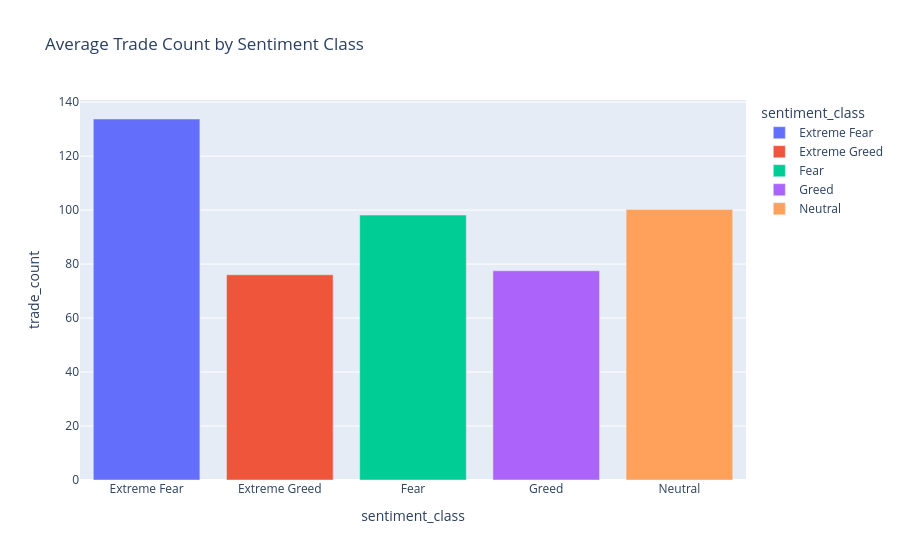

Notebook code cell kept with this figure:
### Markdown cell above
Avg Win Rate by Sentiment Class - Win Rate is not equal to Profitability

**Insight: Higher Win Rates Don't Drive Higher PnL**

| Sentiment | Win Rate | Avg PnL | Implication |
|-----------|----------|---------|-------------|
| Extreme Greed | 38.6%  | $5,162 | More wins, but smaller |
| Fear | 36.4% | **$5,329** | Fewer wins, **larger wins** |
| Neutral | 35.5% | $3,439 | Balanced |
| Greed | 34.4% | $3,318 | Poor wins + poor sizing |
| Extreme Fear | 33.0% | $4,619 | Lowest win%, still profitable |

**Key Finding:** Win rate and PnL are **weakly correlated** (r = 0.211). Fear regime has **lowest win rate (33%)** but **highest PnL ($5,329)**. This means:
- **Traders prioritize loss size over frequency** in Fear (cutting losses fast, letting winners run)
- **Traders chase in Extreme Greed** (high win rate but small winners offset by few large losses)

**Action:** Stop optimizing for win rate. Focus on Sharpe ratio, max drawdown, and P&L per trade.

### Code cell
temp = df.groupby('sentiment_class')['trade_count'].mean().reset_index()
fig = px.bar(
    temp,
    x = 'sentiment_class',
    y = 'trade_count',
    color = 'sentiment_class',
    title = 'Average Trade Count by Sentiment Class',
)
fig.show()

### Figure 1 — Plotly figure (JSON) as saved in the notebook; plotly's stock layout.template omitted (floating-point values rounded to 4 significant figures)
{"data": [{"hovertemplate": "sentiment_class=%{x}<br>trade_count=%{y}<extra></extra>", "legendgroup": "Extreme Fear", "marker": {"color": "#636efa", "pattern": {"shape": ""}}, "name": "Extreme Fear", "orientation": "v", "showlegend": true, "textposition": "auto", "type": "bar", "x": ["Extreme Fear"], "xaxis": "x", "y": [133.8], "yaxis": "y"}, {"hovertemplate": "sentiment_class=%{x}<br>trade_count=%{y}<extra></extra>", "legendgroup": "Extreme Greed", "marker": {"color": "#EF553B", "pattern": {"shape": ""}}, "name": "Extreme Greed", "orientation": "v", "showlegend": true, "textposition": "auto", "type": "bar", "x": ["Extreme Greed"], "xaxis": "x", "y": [76.03], "yaxis": "y"}, {"hovertemplate": "sentiment_class=%{x}<br>trade_count=%{y}<extra></extra>", "legendgroup": "Fear", "marker": {"color": "#00cc96", "pattern": {"shape": ""}}, "name": "Fear", "orientation": "v", "showlegend": true, "textposition": "auto", "type": "bar", "x": ["Fear"], "xaxis": "x", "y": [98.15], "yaxis": "y"}, {"hovertemplate": "sentiment_class=%{x}<br>trade_count=%{y}<extra></extra>", "legendgroup": "Greed", "marker": {"color": "#ab63fa", "pattern": {"shape": ""}}, "name": "Greed", "orientation": "v", "showlegend": true, "textposition": "auto", "type": "bar", "x": ["Greed"], "xaxis": "x", "y": [77.52], "yaxis": "y"}, {"hovertemplate": "sentiment_class=%{x}<br>trade_count=%{y}<extra></extra>", "legendgroup": "Neutral", "marker": {"color": "#FFA15A", "pattern": {"shape": ""}}, "name": "Neutral", "orientation": "v", "showlegend": true, "textposition": "auto", "type": "bar", "x": ["Neutral"], "xaxis": "x", "y": [100.2], "yaxis": "y"}], "layout": {"barmode": "relative", "legend": {"title": {"text": "sentiment_class"}, "tracegroupgap": 0}, "title": {"text": "Average Trade Count by Sentiment Class"}, "xaxis": {"anchor": "y", "categoryarray": ["Extreme Fear", "Extreme Greed", "Fear", "Greed", "Neutral"], "categoryorder": "array", "domain": [0, 1], "title": {"text": "sentiment_class"}}, "yaxis": {"anchor": "x", "domain": [0, 1], "title": {"text": "trade_count"}}}}
